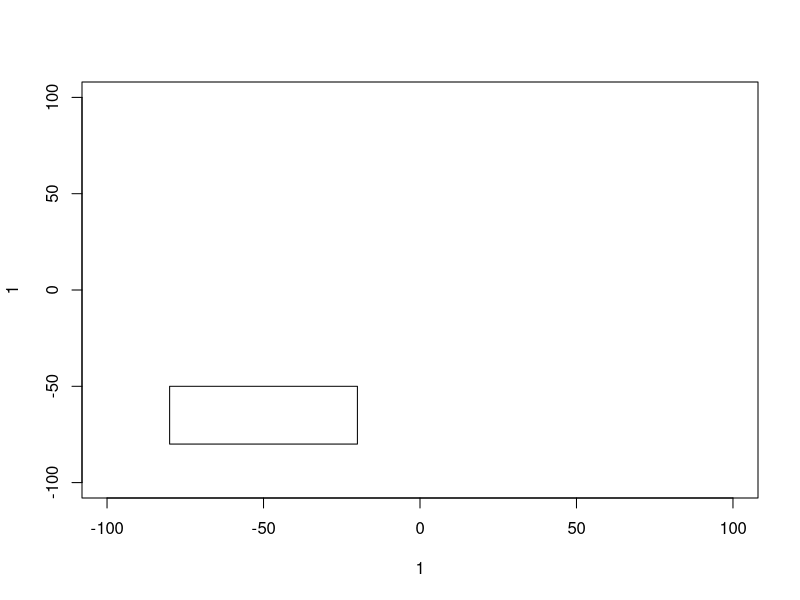

Write the R code that produced this figure. (Note: this script raises an error after producing the figure.)

## test the above..
plot(1,1, type='n', xlim=c(-100, 100), ylim=c(-100, 100))

xleft <- -80
xright <- -20
ybot <- -80
ytop <- -50
rect( xleft, ybot, xright, ytop )
boxText( c(xleft, xright, ybot, ytop), 'how is this bla bla going to look then, long enough or and then some more?')

xleft <- -80
xright <- -0
ybot <- 0
ytop <- 45
rect( xleft, ybot, xright, ytop )
boxText( c(xleft, xright, ybot, ytop), "Here is a longer piece of text. This doesn't have anyting funny in it like newlines or anything, but these really will not work properly. If a newline is encountered the function would have to be a bit more clever. Not that much more, but a bit")

## try the string_wrap...
txt <- 'Hello there. This is a piece of text with some stuff in it. I\'m not really sure how it will come out when I format it, but we\'ll soon find out'
txt.f <- usrStrWrap( 75, txt )
txt.f <- usrStrWrap( 75, txt, cex=0.5 )
text(25, 0, txt.f$s, adj=c(0,1), cex=0.5 )
rect( 25, 0-txt.f$h, 100, 0, col='red' )

## we can now try to use the function we have to make a table of sorts ..
## note that this is not smart enough to sort out problems with words that don't fit
## but we can perhaps combine some of our functions for this..
table <- read.table( 'RRBS_annotation_table.csv', sep='\t', stringsAsFactors=FALSE, header=TRUE )
sub.table <- table[ , c('Species', 'Cell_type', 'Generation', 'Feed', 'Reads_all', 'Alignment_rate', 'meanCoverage')]

## the problem is pretty much that the cex parameter to usr coordinates ratio changes depending on
## the plot width. But whatever,,
## we have 61 rows and 7 columns..
col.widths <- c(10, 7.5, 5, 10, 10, 5, 5)
## note that the legality of '%05.2.f' seems to be questionable. Might be undefined behaviour.
num.format <- c(NA, NA, NA, NA, '%.2e', NA, '%05.2f')
plot(1, type='n', xlim=c(0,sum(col.widths)), ylim=c(0,200), axes=FALSE, xlab='', ylab='')
plotTable( 0, 200, sub.table, c.widths=col.widths, num.format=num.format, margin=0.5, cex=0.75 )

o <- with(sub.table, order( Cell_type, Generation, Feed ))
cell.cols <- matrix(rgb(0, 0, 0, 0), nrow=nrow(sub.table), ncol=ncol(sub.table))
cell.cols[,4] <- ifelse( sub.table[o,4] == 'Control', rgb(0, 0.4, 0.4, 0.3), rgb(0, 0, 0, 0) )

pdf('table_example.pdf', width=7, height=14, title='A table from R core functions')
par(mar=c(0.1, 0.1, 0.1, 0.1))
plot(1, type='n', xlim=c(0,sum(col.widths)), ylim=c(0,200), axes=FALSE, xlab='', ylab='')
p.pos <- plotTable( 0, 200, sub.table[o,], num.format=num.format, col.margin=0.75, row.margin=1.2, cex=0.8, family='sans',
#                   column.bg=c(rgb(0.5,0.5,0.5,0.5), rgb(0.9, 0.9, 0.9, 0.5)),
                   row.bg=c(rgb(0.5,0.5,0.5,0.5), rgb(0.9, 0.9, 0.9, 0.5)), cell.bg=cell.cols )
segments( p.pos$l[-1], rev(p.pos$b)[1], p.pos$l[-1], p.pos$t[1], lty=2 )
dev.off()


segments( rep(p.pos$l[1], length(p.pos$t)), p.pos$b, rep(rev(p.pos$r)[1], length(p.pos$t)), p.pos$b )

rect( rep(p.pos$l[1], length(p.pos$t)), p.pos$b, rep(rev(p.pos$r)[1], length(p.pos$t)), p.pos$t, col=c(rgb(0.5,0.5,0.5,0.5), rgb(0,0,0,0)) )
rect( p.pos$l[1], p.pos$b, rev(p.pos$r)[1], p.pos$t, col=c(rgb(0.5,0.5,0.5,0.5), rgb(0,0,0,0)) )

### so taken together we can do..
gene.pos <- matrix(ncol=2, byrow=TRUE,
                   data=c(10, 90,
                          120, 150,
                          151, 300,
                          301, 320) )
colnames(gene.pos) <- c('beg', 'end')
rownames( gene.pos ) <- c('gene 1', 'gene 2', 'gene 3', 'gene 4') 
genome.size <- 330

measure.x <- sample( 1:genome.size, 42 )
measure.y <- rnorm( length(measure.x) )

## set up a plottin area with no labels or anything else
fig.r <- 100
pdf('polar_plot.pdf', width=7, height=7, title='Polar plot')
plot( 1, type='n', axes=FALSE, xlim=c(-fig.r,fig.r), ylim=c(-fig.r,fig.r), xlab='', ylab='' )

g.r <- 85
g.w <- 10

lineArc(0, 0, g.r, 0, 2*pi, lty=2)
sapply( rownames(gene.pos), function(x){
    b <- 2 * pi * ( gene.pos[x, 'beg'] / genome.size )
    e <- 2 * pi * ( gene.pos[x, 'end'] / genome.size )
    polygArc( 0, 0, g.r, g.w, b, e, label=x, col=rgb(0, 0, 0.8), label.col='white')
})

## and then lets plot the points along an inner axis..
m.r <- 50
m.w <- 20
#lineArc(0, 0, m.r, 0, 2 * pi, lty=2 )
#polygArc( 0, 0, m.r, m.w, 0, 2 * pi )
plotPolar(0, 0, measure.x, measure.y, m.r, m.w, 0, 2*pi, col=hsvScale(1:length(measure.x)), pch=19 )

dev.off()

### we can also do something a bit silly,,,
### and draw pie-charts when we want to.. with offsets pies.. 
plot( 1, type='n', axes=FALSE, xlim=c(-fig.r,fig.r), ylim=c(-fig.r,fig.r), xlab='', ylab='' )
polygArc(0, 0, 25, 50, 0, pi/3, degrees=FALSE, col='red' )
polygArc( 2 * sin( (pi/3 + 2.5*pi/3)/2), 2 * cos( (pi/3 + 2.5*pi/3)/2 ), 25, 50, pi/3, 2.5 * pi/3, degrees=FALSE, col='green' )
polygArc(0, 0, 25, 50, 2.5*pi/3, 1.2 * pi, degrees=FALSE, col='blue' )
polygArc(0, 0, 25, 50, 1.2 * pi, 1.7 * pi, degrees=FALSE, col='grey' )
polygArc(0, 0, 25, 50, 1.7 * pi, 2*pi, degrees=FALSE, col='cyan' )

polygArc(-75, 50, 25, 10, 0, 2*pi, col='blue', border=NA)

## but can we do..
polygArc(-75, 50, 25, 10, -pi/2, pi/2, col='green', border=NA)


## lets draw letters on a set of points. First let us take our string...
pdf("text_along_paths.pdf", width=7, height=7, title='Text along paths')
plot( 0,0, xlim=c(-100, 100), ylim=c(-100, 100), type='n', axes=FALSE, xlab='', ylab='' )
txt <- 'HELLO there stranger'
txt.pts <- arcPoints( 0, 0, 40, 0, 180, a.n=nchar(txt), degrees=TRUE )
pathLetters( txt.pts[,1], txt.pts[,2], txt, cex.adj=0.75  )
txt.pts.2 <- arcPoints( 0, 0, 60, 0, 180, a.n=nchar(txt), degrees=TRUE )
pathLetters( txt.pts.2[,1], txt.pts.2[,2], txt, cex.adj=0.75, useNormals=TRUE )

txt.pts.3 <- arcPoints( 0, 0, 80, 0, 270, a.n=nchar(txt), degrees=TRUE )
pathLetters( txt.pts.3[,1], txt.pts.3[,2], txt, cex.adj=0.75, useNormals=TRUE )

pathLetters( 1:nchar(txt) * 10 - 100, (1:nchar(txt))^2 -100, txt, cex.adj=1, useNormals=TRUE, col='blue' )

x <- seq(-100, 100, length.out=(nchar(txt)+2))
y <- 50 * sin( pi * x/100 )
pathLetters( x, y, txt, useNormals=TRUE, col='red', cex.adj=1 )
pathLetters( x, y, txt, useNormals=TRUE, col='brown', cex=1 )
dev.off()

plot( 1,1, type='n', xlim=c(-200,200), ylim=c(-200,200), xlab='',  ylab='' )
a <- seq(0, 2*pi, 0.01)
r <- 120
lines( r * cos(a), r * sin(a) )

#a2 <- 1.3*pi
#a1 <- 1.1 * pi # -pi/3 #2*pi
a1 <- -0.1
a2 <- 0.1
lineArc( 0, 0, r, a1, a2, lwd=2, col='green')
connectingArc( 0, 0, r, a1, a2, col='blue' )


pdf('connecting_arcs.pdf', width=7, height=7, title='arcs connecting points on a circle')
plot( 1,1, type='n', xlim=c(-150,150), ylim=c(-150,150), xlab='',  ylab='', axes=FALSE )
a <- seq(0, 2*pi, 0.01)
r <- 140
lines( r * cos(a), r * sin(a) )
a <- seq(0.1, pi, 0.1)
a.col <- hsvScale(a)
for(i in 1:length(a)){
    a1 <- a[i]
    a2 <- -a1
#    lineArc( 0, 0, r, a1, a2, lwd=2, col='red')
    connectingArc( 0, 0, r, a1, a2, col=a.col[i], lwd=1 )
}

a <- seq(0.1, 2*pi, 0.1)
a.col <- hsvScale(a)
for(i in 1:length(a)){
    a1 <- a[i]
    a2 <- a1 - 1
#    lineArc( 0, 0, r, a1, a2, lwd=2, col='red')
    connectingArc( 0, 0, r, a1, a2, col=a.col[i], lwd=1 )
}

a <- seq(0.1, pi, 0.1)
a.col <- hsvScale(a)
for(i in 1:length(a)){
    a1 <- pi/2 + a[i]
    a2 <- pi/2 - a[i] 
#    lineArc( 0, 0, r, a1, a2, lwd=2, col='red')
    connectingArc( 0, 0, r, a1, a2, col=a.col[i], lwd=1 )
}
dev.off()

lineArc( 0, 0, r, 1.8*pi, 0.2*pi, lwd=3, col='blue' )

plot( 1,1, type='n', xlim=c(-200,200), ylim=c(-200,200), xlab='',  ylab='' )
a <- seq(0, 2*pi, 0.01)
r <- 120
lines( r * cos(a), r * sin(a) )

plot(1,1, type='n', xlab='', ylab='', xlim=c(-200, 200), ylim=c(-200, 200))
pts <- arcPoints( 0, 0, 90, 0.3*pi, 0.75*pi, a.n=100 )
pts.distorted <- anchoredDistort( pts, c(-100, -100) )
lines( pts[,1], pts[,2], col='red' )
lines( pts.distorted[,1], pts.distorted[,2], col='green', type='b', cex=0.5 )

plot( pts[,2] - pts.distorted[,2] )

## a little bit of playing around with circles and connecting paths between different locations.
plot( 1,1, type='n', xlim=c(-100,100), ylim=c(-100,100), xlab='',  ylab='' )
a <- seq(0, 2*pi, by=0.01)
r1 <- 30
a1 <- -0.6*pi
a2 <- 0.6*pi
a1.p <- c( r1 * sin(a1), r1 * cos(a1) )
a2.p <- c( r1 * sin(a2), r1 * cos(a2) )
text(a1.p[1], a1.p[2], 'a1', pos=3)
text(a2.p[1], a2.p[2], 'a2', pos=1)
lines( r1 * sin(a), r1 * cos(a), lwd=1 )
lineArc( 0, 0, r1, a1, a2, lwd=3, col='red' )
lines( c( 0, r1 * sin(a1) ), c(0, r1 * cos(a1)), lty=2 )
lines( c( 0, r1 * sin(a2) ), c(0, r1 * cos(a2)), lty=2 )
lines( c( r1 * sin(a1), r1 * sin(a2) ), c(r1 * cos(a1), r1 * cos(a2)), lty=2 )

#lines( c( 0, 2 * r1 * cos(mean(a[a1:a2])) ), c( 0, 2 * r1 * sin(mean(a[a1:a2]))) )
#a1.p.a2.p.dist <- dist( rbind( a1.p, a2.p ) )[1]
## if we want to join lines at 90 degrees from the points a1.p and a2.p, then we
i.a <- internalAngle(a1, a2)
h2 <- r1 / abs(cos( i.a[1]/2 ))
r2 <- sqrt( h2^2 - r1^2 )
o2 <- c(h2 * sin(i.a[4] ), h2 * cos(i.a[4]) )
lines( c(0, o2[1]), c(0, o2[2]) , col='green', lwd=2 )
lines( c(a1.p[1], o2[1]), c(a1.p[2], o2[2]), col='brown' )
lines( c(a2.p[1], o2[1]), c(a2.p[2], o2[2]), col='brown' )

## to the the startin angle here, we can consider that we have a cirle
## with an origin at o2, and an
## (a1.p - o2)[1] = r2 * cos(b1)
## (a1.p - o2)[2] = r2 * sin(b1)
## in other words, angle b1 is
b1.a = asin( (a1.p - o2)[1] / r2 )
b1.b = acos( (a1.p - o2)[2] / r2 )
b1 <- ifelse( b1.a > 0, b1.b, 2*pi -b1.b )

b2.a = asin( (a2.p - o2)[1] / r2 )
b2.b = acos( (a2.p - o2)[2] / r2 )
b2 <- ifelse( b2.a > 0, b2.b, 2 * pi-b2.b )

lineArc( o2[1], o2[2], r2, b1, b2, lwd=2, col='cyan' )


a1 <- 0.2*pi
a2 <- 0.5*pi
a1.p <- c( r1 * sin(a1), r1 * cos(a1) )
a2.p <- c( r1 * sin(a2), r1 * cos(a2) )

lines( c( 0, r1 * sin(a1) ), c(0, r1 * cos(a1)), lty=2 )
lines( c( 0, r1 * sin(a2) ), c(0, r1 * cos(a2)), lty=2 )
lines( c( r1 * sin(a1), r1 * sin(a2) ), c(r1 * cos(a1), r1 * cos(a2)), lty=2 )

i.a <- internalAngle(a1, a2)
h2 <- r1 / abs(cos( i.a[1]/2 ))
r2 <- sqrt( h2^2 - r1^2 )
o2 <- c(h2 * sin(i.a[4] ), h2 * cos(i.a[4]) )
lines( c(0, o2[1]), c(0, o2[2]) , col='green', lwd=2 )
lines( c(a1.p[1], o2[1]), c(a1.p[2], o2[2]), col='brown' )
lines( c(a2.p[1], o2[1]), c(a2.p[2], o2[2]), col='brown' )

## to the the startin angle here, we can consider that we have a cirle
## with an origin at o2, and an
## (a1.p - o2)[1] = r2 * cos(b1)
## (a1.p - o2)[2] = r2 * sin(b1)
## in other words, angle b1 is
b1.a = asin( (a1.p - o2)[1] / r2 )
b1.b = acos( (a1.p - o2)[2] / r2 )
b1 <- ifelse( b1.a > 0, b1.b, 2*pi -b1.b )

b2.a = asin( clamp((a2.p - o2)[1] / r2) )
b2.b = acos( clamp((a2.p - o2)[2] / r2) )
b2 <- ifelse( b2.a > 0, b2.b, 2 * pi-b2.b )

b.i <- internalAngle(b1, b2)
lineArc( o2[1], o2[2], r2, b.i[2], b.i[3], lwd=2, col='cyan' )
lineArc( o2[1], o2[2], r2, b1, b2, lwd=2, col='cyan' )





r1 <- 30
a1 <- 270
a2 <- 500
a1.p <- c( r1 * sin(a[a1]), r1 * cos(a[a1]) )
a2.p <- c( r1 * sin(a[a2]), r1 * cos(a[a2]) )
lines( r1 * sin(a), r1 * cos(a), lwd=1 )
lines( r1 * sin(a[a1:a2]), r1 * cos(a[a1:a2]), lwd=5, col='blue' )
lines( c( 0, r1 * sin(a[a1]) ), c(0, r1 * cos(a[a1])), lty=2 )
lines( c( 0, r1 * sin(a[a2]) ), c(0, r1 * cos(a[a2])), lty=2 )
lines( c( r1 * sin(a[a1]), r1 * sin(a[a2]) ), c(r1 * cos(a[a1]), r1 * cos(a[a2])), lty=2 )
## if we want to join lines at 90 degrees from the points a1.p and a2.p, then we
h2 <- r1 / abs(cos( (a[a2] - a[a1])/2 ))
r2 <- sqrt( h2^2 - r1^2 )
o2 <- c(h2 * sin((a[a1] + a[a2])/2), h2 * cos((a[a1] + a[a2])/2) )
lines( c(0, o2[1]), c(0, o2[2]) , col='green', lwd=2 )
lines( c(a1.p[1], o2[1]), c(a1.p[2], o2[2]), col='brown' )
lines( c(a2.p[1], o2[1]), c(a2.p[2], o2[2]), col='brown' )

## to the the startin angle here, we can consider that we have a cirle
## with an origin at o2, and an
## (a1.p - o2)[1] = r2 * cos(b1)
## (a1.p - o2)[2] = r2 * sin(b1)
## in other words, angle b1 is
b1.a = asin( (a1.p - o2)[1] / r2 )
b1.b = acos( (a1.p - o2)[2] / r2 )
b1 <- ifelse( b1.a > 0, b1.b, 2*pi -b1.b )

b2.a = asin( (a2.p - o2)[1] / r2 )
b2.b = acos( (a2.p - o2)[2] / r2 )
b2 <- ifelse( b2.a > 0, b2.b, 2*pi -b2.b )

lineArc( o2[1], o2[2], r2, b1, b2, lwd=2, col='red' )

r1 <- 30
a1 <- 540
a2 <- 580
a1.p <- c( r1 * sin(a[a1]), r1 * cos(a[a1]) )
a2.p <- c( r1 * sin(a[a2]), r1 * cos(a[a2]) )
lines( r1 * sin(a), r1 * cos(a), lwd=1 )
lines( r1 * sin(a[a1:a2]), r1 * cos(a[a1:a2]), lwd=5, col='blue' )
lines( c( 0, r1 * sin(a[a1]) ), c(0, r1 * cos(a[a1])), lty=2 )
lines( c( 0, r1 * sin(a[a2]) ), c(0, r1 * cos(a[a2])), lty=2 )
lines( c( r1 * sin(a[a1]), r1 * sin(a[a2]) ), c(r1 * cos(a[a1]), r1 * cos(a[a2])), lty=2 )
## if we want to join lines at 90 degrees from the points a1.p and a2.p, then we
h2 <- r1 / abs(cos( (a[a2] - a[a1])/2 ))
r2 <- sqrt( h2^2 - r1^2 )
o2 <- c(h2 * sin((a[a1] + a[a2])/2), h2 * cos((a[a1] + a[a2])/2) )
lines( c(0, o2[1]), c(0, o2[2]) , col='green', lwd=2 )
lines( c(a1.p[1], o2[1]), c(a1.p[2], o2[2]), col='brown' )
lines( c(a2.p[1], o2[1]), c(a2.p[2], o2[2]), col='brown' )

## to the the startin angle here, we can consider that we have a cirle
## with an origin at o2, and an
## (a1.p - o2)[1] = r2 * cos(b1)
## (a1.p - o2)[2] = r2 * sin(b1)
## in other words, angle b1 is
b1.a = asin( (a1.p - o2)[1] / r2 )
b1.b = acos( (a1.p - o2)[2] / r2 )
b1 <- ifelse( b1.a > 0, b1.b, 2*pi -b1.b )

b2.a = asin( (a2.p - o2)[1] / r2 )
b2.b = acos( (a2.p - o2)[2] / r2 )
b2 <- ifelse( b2.a > 0, b2.b, 2*pi -b2.b )

lineArc( o2[1], o2[2], r2, b1, b2, lwd=2, col='red' )
